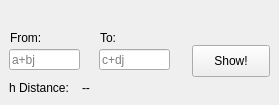
        <widget class="QWidget" name="pageUHPGeodesicMotion_2">
         <widget class="QPushButton" name="pushButtonPDGMShowGeodesic">
          <property name="geometry">
           <rect>
            <x>192</x>
            <y>45</y>
            <width>78</width>
            <height>32</height>
           </rect>
          </property>
          <property name="text">
           <string>Show!</string>
          </property>
         </widget>
         <widget class="QLineEdit" name="lineEditPDGMComplexNumber1">
          <property name="geometry">
           <rect>
            <x>9</x>
            <y>49</y>
            <width>71</width>
            <height>21</height>
           </rect>
          </property>
          <property name="text">
           <string/>
          </property>
          <property name="placeholderText">
           <string>a+bj</string>
          </property>
         </widget>
         <widget class="QLineEdit" name="lineEditPDGMComplexNumber2">
          <property name="geometry">
           <rect>
            <x>99</x>
            <y>49</y>
            <width>71</width>
            <height>21</height>
           </rect>
          </property>
          <property name="placeholderText">
           <string>c+dj</string>
          </property>
         </widget>
         <widget class="QLabel" name="labelPDGMhdistance">
          <property name="geometry">
           <rect>
            <x>9</x>
            <y>80</y>
            <width>71</width>
            <height>16</height>
           </rect>
          </property>
          <property name="text">
           <string>h Distance:</string>
          </property>
         </widget>
         <widget class="QLabel" name="labelPDGMhdistancenumber">
          <property name="geometry">
           <rect>
            <x>82</x>
            <y>80</y>
            <width>79</width>
            <height>16</height>
           </rect>
          </property>
          <property name="text">
           <string>--</string>
          </property>
         </widget>
         <widget class="QLabel" name="labelPDGMfrom">
          <property name="geometry">
           <rect>
            <x>10</x>
            <y>30</y>
            <width>39</width>
            <height>16</height>
           </rect>
          </property>
          <property name="text">
           <string>From:</string>
          </property>
         </widget>
         <widget class="QLabel" name="labelPDGMto">
          <property name="geometry">
           <rect>
            <x>100</x>
            <y>30</y>
            <width>23</width>
            <height>16</height>
           </rect>
          </property>
          <property name="text">
           <string>To:</string>
          </property>
         </widget>
        </widget>
